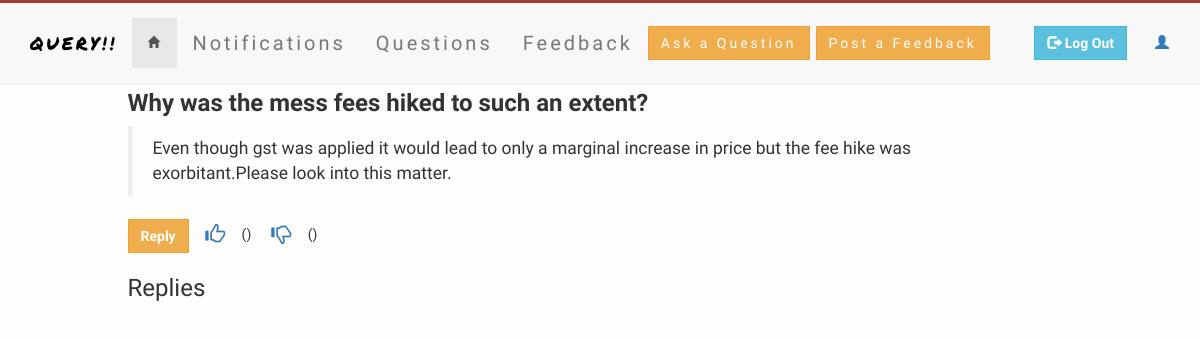
Screenshot of /article.php?quest_id=40112 with the database file from the repository.
### tables this page shows
CREATE TABLE `question` (
  `question_id` int(11) NOT NULL AUTO_INCREMENT,
  `user_id` int(11) NOT NULL,
  `question` text NOT NULL,
  `upvotes` int(11) NOT NULL,
  `downvotes` int(11) NOT NULL,
  `score` double NOT NULL,
  `reg_time` timestamp NOT NULL DEFAULT CURRENT_TIMESTAMP,
  `question_heading` text,
  `tags` varchar(128) NOT NULL,
  PRIMARY KEY (`question_id`)
);

### article.php (the view, shortened to what this page needs)
<!DOCTYPE html>
<html>
<head>
	    <link rel="stylesheet" href="https://cdnjs.cloudflare.com/ajax/libs/bootstrap-select/1.7.5/css/bootstrap-select.min.css">
</head>
<body>
<?php
include 'notification.php';
$question_id=$_GET['quest_id'];
$query="SELECT * FROM question WHERE question_id='$question_id'";
$result=mysqli_query($conn,$query);
$row=mysqli_fetch_array($result);
	?>
								<div class="container">
									<div class="row">
										<div class="col-md-1"></div>
										<div class="col-md-9">
										   	<h3 id="question_heading"><strong><?php	echo $row['question_heading'] ?></strong>
										   	</h3>
											<p>
								   			<blockquote><?php echo $row['question'];?></blockquote>
											</p>
											<form method="post" >
												<div class="form-group">
										       		<button type="button" class="btn btn-warning" data-toggle="modal" data-target="#modal-<?php echo $question_id; ?>" name="reply"><strong>Reply</strong></button>
										       		<button type="button" class="btn btn-link like" id="like-<?php echo $question_id."-".$my_id."-".$user_id;?>"><span class="glyphicon glyphicon-thumbs-up" id="logo1"></span></button>&nbsp;(<span id="showL<?php echo $question_id;?>"><?php echo $total_likes; ?></span>)&nbsp;
										       		<button type="button" class="btn btn-link dislike" id="dislike-<?php echo $question_id."-".$my_id ;?>"><span class="glyphicon glyphicon-thumbs-down" id="logo1"></span></button>&nbsp;(<span id="showD<?php echo $question_id;?>"><?php echo $total_dislikes;?></span>)&nbsp;
									   			</div>
									       	</form>
								       	<?php
								       	echo "<h3>Replies</h3>";
								       		?>
									</div>
								</div>
								</div>
</body>
</html>

### question_display.css (style rules this page uses)
* { font-family: 'Josefin Sans', sans-serif; }
body { background-color: #fffcfc; }
#question_heading { margin-top: 0; }
#logo1 { font-size: 20px; }

### notification.php (style rules this page uses)
html { margin-top: 90px; }

### nav_bar.php (style rules this page uses)
.btn { border-radius: 0 !important; }

### rows the page displays
question: question_heading "Why was the mess fees hiked to such an extent?", question "Even though gst was applied it would lead to only a marginal increase in price but the fee hike was exorbitant.Please look into this matter."
